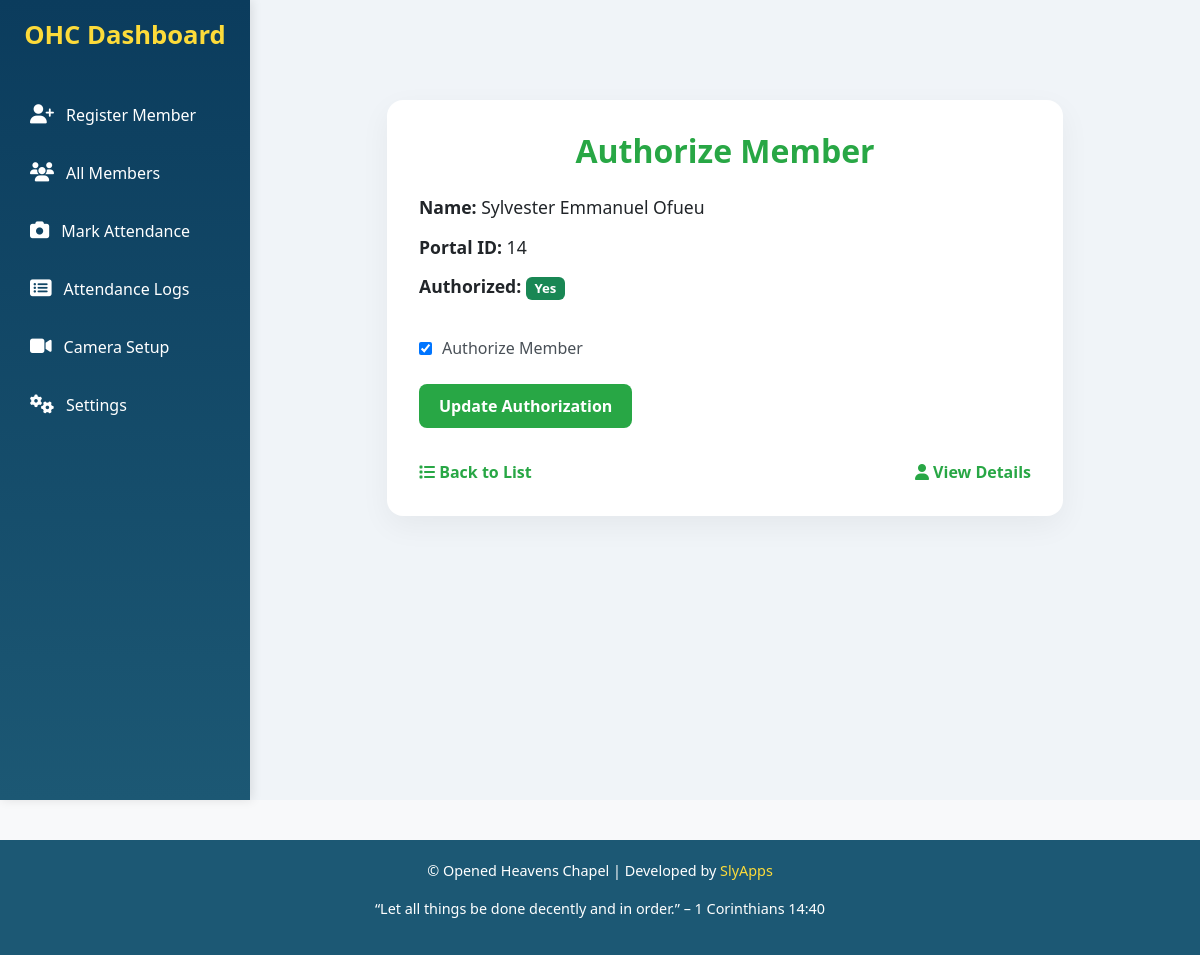
Page /persons/2/authorize/ on the committed database.
### churchOffice/models.py (models this page shows, shortened)
class Person(models.Model):
    name = models.CharField(max_length=255)
    portal_id = models.CharField(max_length=100)
    image = models.ImageField(upload_to='person_images/', null=True, blank=True)
    authorized = models.BooleanField(default=False)

### churchOffice/views.py (the view)
# urls.py: path('persons/<int:pk>/authorize/', views.person_authorize, name='person_authorize'),
def person_authorize(request, pk):
    person = get_object_or_404(Person, pk=pk)
    if request.method == 'POST':
        authorized = request.POST.get('authorized', False)
        person.authorized = bool(authorized)
        person.save()
        return redirect('person_detail', pk=pk)
    return render(request, 'user_authorize.html', {'person': person})

### templates/user_authorize.html (shortened to what this page needs)
{% extends "base.html" %}
{% block content %}
<div class="container">
    <div class="card">
        <h1 class="card-title">Authorize Member</h1>
        <div class="student-details">
            <div class="detail"><strong>Name:</strong> {{ person.name }}</div>
            <div class="detail"><strong>Portal ID:</strong> {{ person.portal_id }}</div>
            <div class="detail"><strong>Authorized:</strong>
                {% if person.authorized %}
                    <span class="badge bg-success">Yes</span>
                {% else %}
                    <span class="badge bg-secondary">No</span>
                {% endif %}
            </div>
        </div>
        <form method="post">
            <div class="form-group">
                <input type="checkbox" id="authorized" name="authorized" {% if person.authorized %} checked {% endif %}>
                <label for="authorized">Authorize Member</label>
            </div>
            <button type="submit">Update Authorization</button>
        </form>
        <div class="actions">
            <a href="{% url 'person_list' %}"><i class="fas fa-list"></i> Back to List</a>
            <a href="{% url 'person_detail' pk=person.pk %}"><i class="fas fa-user"></i> View Details</a>
        </div>
    </div>
</div>
{% endblock %}

### templates/base.html (style rules this page uses)
body, html { margin: 0; padding: 0; font-family: 'Poppins', sans-serif; background: #f4f7fa; color: #333; }

### templates/user_authorize.html (style rules this page uses)
body { background-color: #f8f9fa; font-family: 'Segoe UI', Tahoma, Geneva, Verdana, sans-serif; }
.container { margin-top: 60px; max-width: 700px; }
.card { border: none; border-radius: 1rem; box-shadow: 0 10px 30px rgba(0, 0, 0, 0.05); padding: 2rem; background-color: #fff; }
.card-title { font-size: 2rem; font-weight: bold; color: #28a745; margin-bottom: 1.5rem; text-align: center; }
.student-details .detail { font-size: 1.1rem; margin-bottom: 0.8rem; }
.form-group { margin: 1.5rem 0; display: flex; align-items: center; }
.form-group input[type="checkbox"] { margin-right: 10px; }
label { font-weight: 500; color: #495057; }
button[type="submit"] { background-color: #28a745; color: white; padding: 10px 20px; border: none; border-radius: 8px; font-weight: 600; transition: background-color 0.3s ease; }
.actions { margin-top: 2rem; display: flex; justify-content: space-between; }
.actions a { text-decoration: none; color: #28a745; font-weight: bold; transition: color 0.3s ease; }

### rows in the picture
Person: name "Sylvester Emmanuel Ofueu", portal_id "14", authorized "☑"
